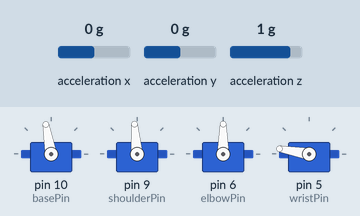
Bench run of a sketch on a simulated Arduino Uno, built with avr-gcc and run on an emulated ATmega328P. On the bench: 4 × servo. Wiring (inferred from the names in the program): MMA8452 accelerometer at I2C address 0x1D. The inputs (shaded band) are chosen by the test bench; at power-on: acceleration x 0 g, acceleration z 1 g, acceleration y 0 g.

Above: at 2.2 s.
2.3 s: acceleration x set to -1.4 g
At 3.4 s:
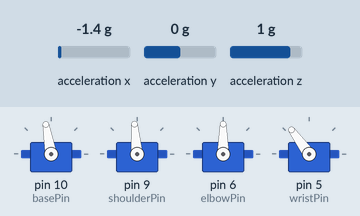
3.8 s: acceleration z set to -1.4 g
At 4.3 s:
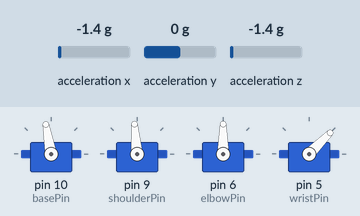
5.3 s: acceleration x set to -0.8 g
At 6.4 s:
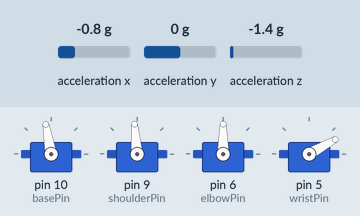
6.8 s: acceleration z set to 0 g
At 7.3 s:
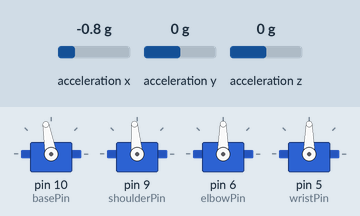
8.3 s: acceleration z set to 1.4 g
At 9.4 s:
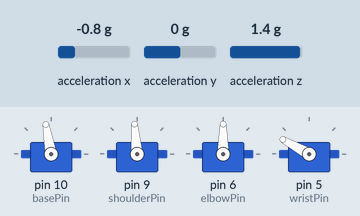
9.8 s: acceleration x set to 0 g
At 10.5 s:
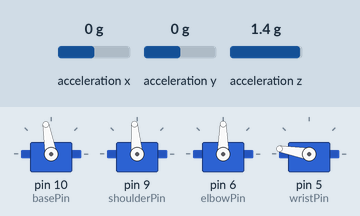
Timing chart, 0 to 12.3 s (numbered marks = the images above; inputs shaded):
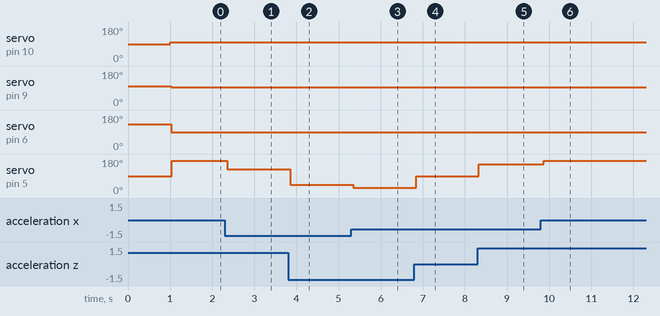

The sketch:

arm_acc.ino
```cpp
/***********************************************************************
 * Arm control code
 * Accelerometer control code

 * Connections:
 * Digital pin 10 - base servo signal
 *              9 - shoulder servo signal
 *              6 - elbow servo signal
 *              5 - wrist servo signal

 * Analog in    4 - SDA from glove
 *              5 - SCL from glove
 ***********************************************************************/

#include <Servo.h>
#include <Wire.h>
#include <math.h>

/*** Accelerometer address and register definitions ***/
// The SparkFun breakout board defaults to 1,
// set to 0 if SA0 jumper on the bottom of the board is set
// 0x1D if SA0 is high, 0x1C if low
#define MMA8452_ADDRESS 0x1D
//Define a few of the registers that we will be accessing on the MMA8452
#define OUT_X_MSB 0x01
#define XYZ_DATA_CFG 0x0E
#define WHO_AM_I 0x0D
#define CTRL_REG1 0x2A
#define GSCALE 2 // Sets full-scale range to +/-2, 4, or 8g. Used to calc real g values.

#define PI 3.14159

// Object definitions
Servo baseServo, shoulderServo, elbowServo, wristServo;

// Motor ranges hardcoded for normal arm
int basePin = 10, shoulderPin = 9, elbowPin = 6, wristPin = 5;
int baseMin     = 10, baseMax     = 150;
int shoulderMin = 95, shoulderMax = 170;
int elbowMin    = 45, elbowMax    = 130;
int wristMin    = 10, wristMax    = 170;
int armAngles[5] = {0, 100, 60, 90, 0}; // 0 - dummy, 1 - base, 2 - shoulder
                                        // 3 - elbow, 4 - wrist
int accelCount[3]; // stores accelerometer raw data
float accelG[3]; // stores converted accelerometer data

// Function prototypes
void readAccelData(int *destination);
void initMMA8452();
void MMA8452Standby();
void MMA8452Active();
void readRegisters(byte addressToRead, int bytesToRead, byte * dest);
byte readRegister(byte addressToRead);
void writeRegister(byte addressToWrite, byte dataToWrite);
void convertAccelerometerData();

void setup() {
  Serial.begin(9600);

  // initialize servos
  baseServo.attach(basePin);
  baseServo.write(90);

  shoulderServo.attach(shoulderPin);
  shoulderServo.write(100);

  elbowServo.attach(elbowPin);
  elbowServo.write(130);

  wristServo.attach(wristPin);
  wristServo.write(90);

  //Initialize accelerometer
  Wire.begin();
  initMMA8452();
  delay(1000);
}

void loop() {
  // get data as they become available
  if(Serial.available() > 3){
    for(int i = 1; i < 4; i++){
      armAngles[i] = Serial.read();
    }
  }

  // mapping the accelerometer readout to wrist angles
  readAccelData(accelCount);
  convertAccelerometerData();
  armAngles[4] = (atan2(accelG[2], accelG[0])*(180.0/PI));
  //Serial.println(armAngles[4]);
	if(armAngles[4] >= 0 && armAngles[4] < 90){ 					//[0, 90] -> [270, 180]
    armAngles[4] = map(armAngles[4], 0, 90, 270, 180);
  } else if(armAngles[4] >=90 && armAngles[4] <= 180){ 	//[90, 180] -> [180, 90]
    armAngles[4] = map(armAngles[4], 90, 180, 180, 90);
  } else if(armAngles[4] > -180 && armAngles[4] < -90){ //[-180, -90] -> [90, 0]
    armAngles[4] = map(armAngles[4], -180, -90, 90, 0);
  } else if(armAngles[4] >= -90 && armAngles[4] < 0){ 	//[-90, 0] -> [360, 270]
    //armAngles[4] = map(armAngles[4], -90, 0, 360, 270);
    armAngles[4] = 0;
  }

  // write to base motor
  if(armAngles[1] >= baseMin && armAngles[1] <= baseMax) baseServo.write(armAngles[1]);
  else if(armAngles[1] <= baseMin) baseServo.write(baseMin);
  else if(armAngles[1] >= baseMax) baseServo.write(baseMax);
  delay(10);

  // write to shoulder motor
  if(armAngles[2] >= shoulderMin && armAngles[2] <= shoulderMax) shoulderServo.write(armAngles[2]);
  else if(armAngles[2] <= shoulderMin) shoulderServo.write(shoulderMin);
  else if(armAngles[2] >= shoulderMax) shoulderServo.write(shoulderMax);
  delay(10);

  // write to elbow motor
  if(armAngles[3] >= elbowMin && armAngles[3] <= elbowMax) elbowServo.write(armAngles[3]);
  else if(armAngles[3] <= elbowMin) elbowServo.write(elbowMin);
  else if(armAngles[3] >= elbowMax) elbowServo.write(elbowMax);
  delay(10);

  // write to wrist motor
  if(armAngles[4] >= wristMin && armAngles[4] <= wristMax) wristServo.write(armAngles[4]);
  else if(armAngles[4] <= wristMin) wristServo.write(wristMin);
  else if(armAngles[4] >= wristMax) wristServo.write(wristMax);
  delay(10);
}

/**********************************************************************
 * Function definitions
 *********************************************************************/
void convertAccelerometerData(){
  for (int i = 0 ; i < 3 ; i++)
  {
    accelG[i] = (float) accelCount[i] / ((1<<12)/(2*GSCALE)); // get actual g value, this depends on scale being set
  }
}

/**********************************************************************
 * Accelerometer library function definitions - not mine
 *********************************************************************/
void readAccelData(int *destination)
{
  byte rawData[6]; // x/y/z accel register data stored here

  readRegisters(OUT_X_MSB, 6, rawData); // Read the six raw data registers into data array

  // Loop to calculate 12-bit ADC and g value for each axis
  for(int i = 0; i < 3 ; i++)
  {
    int gCount = (rawData[i*2] << 8) | rawData[(i*2)+1]; //Combine the two 8 bit registers into one 12-bit number
    gCount >>= 4; //The registers are left align, here we right align the 12-bit integer

    // If the number is negative, we have to make it so manually (no 12-bit data type)
    if (rawData[i*2] > 0x7F)
    {
      gCount = ~gCount + 1;
      gCount *= -1; // Transform into negative 2's complement #
    }

    destination[i] = gCount; //Record this gCount into the 3 int array
  }
}

// Initialize the MMA8452 registers
// See the many application notes for more info on setting all of these registers:
// http://www.freescale.com/webapp/sps/site/prod_summary.jsp?code=MMA8452Q
void initMMA8452()
{
  byte c = readRegister(WHO_AM_I); // Read WHO_AM_I register
  if (c == 0x2A) // WHO_AM_I should always be 0x2A
  {
    //Serial.println("MMA8452Q is online...");
  }
  else
  {
    //Serial.print("Could not connect to MMA8452Q: 0x");
    //Serial.println(c, HEX);
    while(1) ; // Loop forever if communication doesn't happen
  }

  MMA8452Standby(); // Must be in standby to change registers

  // Set up the full scale range to 2, 4, or 8g.
  byte fsr = GSCALE;
  if(fsr > 8) fsr = 8; //Easy error check
  fsr >>= 2; // Neat trick, see page 22. 00 = 2G, 01 = 4A, 10 = 8G
  writeRegister(XYZ_DATA_CFG, fsr);

  //The default data rate is 800Hz and we don't modify it in this example code

  MMA8452Active(); // Set to active to start reading
}

// Sets the MMA8452 to standby mode. It must be in standby to change most register settings
void MMA8452Standby()
{
  byte c = readRegister(CTRL_REG1);
  writeRegister(CTRL_REG1, c & ~(0x01)); //Clear the active bit to go into standby
}

// Sets the MMA8452 to active mode. Needs to be in this mode to output data
void MMA8452Active()
{
  byte c = readRegister(CTRL_REG1);
  writeRegister(CTRL_REG1, c | 0x01); //Set the active bit to begin detection
}

// Read bytesToRead sequentially, starting at addressToRead into the dest byte array
void readRegisters(byte addressToRead, int bytesToRead, byte * dest)
{
  Wire.beginTransmission(MMA8452_ADDRESS);
  Wire.write(addressToRead);
  Wire.endTransmission(false); //endTransmission but keep the connection active

  Wire.requestFrom(MMA8452_ADDRESS, bytesToRead); //Ask for bytes, once done, bus is released by default

  while(Wire.available() < bytesToRead); //Hang out until we get the # of bytes we expect

  for(int x = 0 ; x < bytesToRead ; x++)
    dest[x] = Wire.read();
}

// Read a single byte from addressToRead and return it as a byte
byte readRegister(byte addressToRead)
{
  Wire.beginTransmission(MMA8452_ADDRESS);
  Wire.write(addressToRead);
  Wire.endTransmission(false); //endTransmission but keep the connection active

  Wire.requestFrom(MMA8452_ADDRESS, 1); //Ask for 1 byte, once done, bus is released by default

  while(!Wire.available()) ; //Wait for the data to come back
  return Wire.read(); //Return this one byte
}

// Writes a single byte (dataToWrite) into addressToWrite
void writeRegister(byte addressToWrite, byte dataToWrite)
{
  Wire.beginTransmission(MMA8452_ADDRESS);
  Wire.write(addressToWrite);
  Wire.write(dataToWrite);
  Wire.endTransmission(); //Stop transmitting
}
```

Measured:
- after the input at 2.3 s, servo on pin 5 (wristPin): 170° → 126° after 0.06 s
- after the input at 3.8 s, servo on pin 5 (wristPin): 126° → 45° after 0.05 s
- after the input at 5.3 s, servo on pin 5 (wristPin): 45° → 29° after 0.05 s
- after the input at 6.8 s, servo on pin 5 (wristPin): 29° → 90° at once
- after the input at 8.3 s, servo on pin 5 (wristPin): 90° → 151° at once
- after the input at 9.8 s, servo on pin 5 (wristPin): 151° → 170° after 0.07 s
